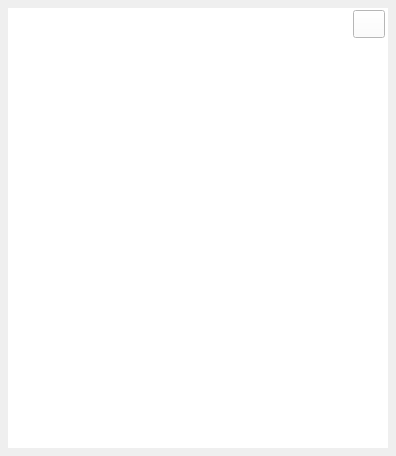
<?xml version="1.0" encoding="UTF-8"?>
<ui version="4.0">
 <class>MsgFormWidget</class>
 <widget class="QWidget" name="MsgFormWidget">
  <property name="geometry">
   <rect>
    <x>0</x>
    <y>0</y>
    <width>396</width>
    <height>456</height>
   </rect>
  </property>
  <property name="sizePolicy">
   <sizepolicy hsizetype="Fixed" vsizetype="Fixed">
    <horstretch>0</horstretch>
    <verstretch>0</verstretch>
   </sizepolicy>
  </property>
  <property name="minimumSize">
   <size>
    <width>396</width>
    <height>456</height>
   </size>
  </property>
  <property name="maximumSize">
   <size>
    <width>406</width>
    <height>456</height>
   </size>
  </property>
  <property name="windowTitle">
   <string>MsgFormWidget</string>
  </property>
  <layout class="QVBoxLayout" name="verticalLayout">
   <property name="spacing">
    <number>0</number>
   </property>
   <property name="leftMargin">
    <number>8</number>
   </property>
   <property name="topMargin">
    <number>8</number>
   </property>
   <property name="rightMargin">
    <number>8</number>
   </property>
   <property name="bottomMargin">
    <number>8</number>
   </property>
   <item>
    <widget class="QWidget" name="FormFilletWidget" native="true">
     <property name="sizePolicy">
      <sizepolicy hsizetype="Fixed" vsizetype="Fixed">
       <horstretch>0</horstretch>
       <verstretch>0</verstretch>
      </sizepolicy>
     </property>
     <property name="minimumSize">
      <size>
       <width>380</width>
       <height>440</height>
      </size>
     </property>
     <property name="maximumSize">
      <size>
       <width>380</width>
       <height>440</height>
      </size>
     </property>
     <property name="styleSheet">
      <string notr="true">background-color: rgb(255, 255, 255);</string>
     </property>
     <widget class="QPushButton" name="closeButton">
      <property name="geometry">
       <rect>
        <x>345</x>
        <y>2</y>
        <width>32</width>
        <height>28</height>
       </rect>
      </property>
      <property name="sizePolicy">
       <sizepolicy hsizetype="Fixed" vsizetype="Fixed">
        <horstretch>0</horstretch>
        <verstretch>0</verstretch>
       </sizepolicy>
      </property>
      <property name="minimumSize">
       <size>
        <width>32</width>
        <height>28</height>
       </size>
      </property>
      <property name="maximumSize">
       <size>
        <width>32</width>
        <height>28</height>
       </size>
      </property>
      <property name="styleSheet">
       <string notr="true">QPushButton{border-image: url(:/ZcloudMsgCenter/image/close.png);}
QPushButton:hover,pressed{border-image: url(:/ZcloudMsgCenter/image/close_sel.png);};</string>
      </property>
      <property name="text">
       <string/>
      </property>
     </widget>
    </widget>
   </item>
  </layout>
 </widget>
 <layoutdefault spacing="6" margin="11"/>
 <resources>
  <include location="ZcloudMsgCenter.qrc"/>
 </resources>
 <connections/>
</ui>
